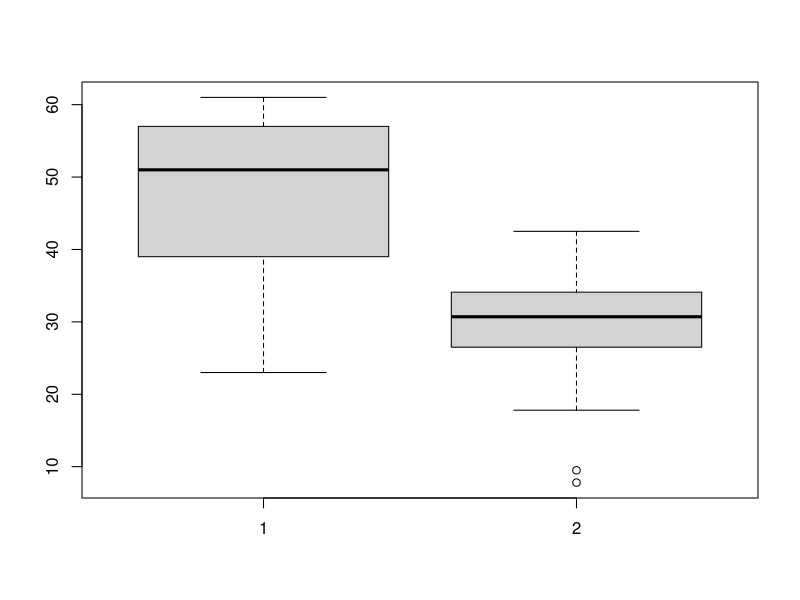
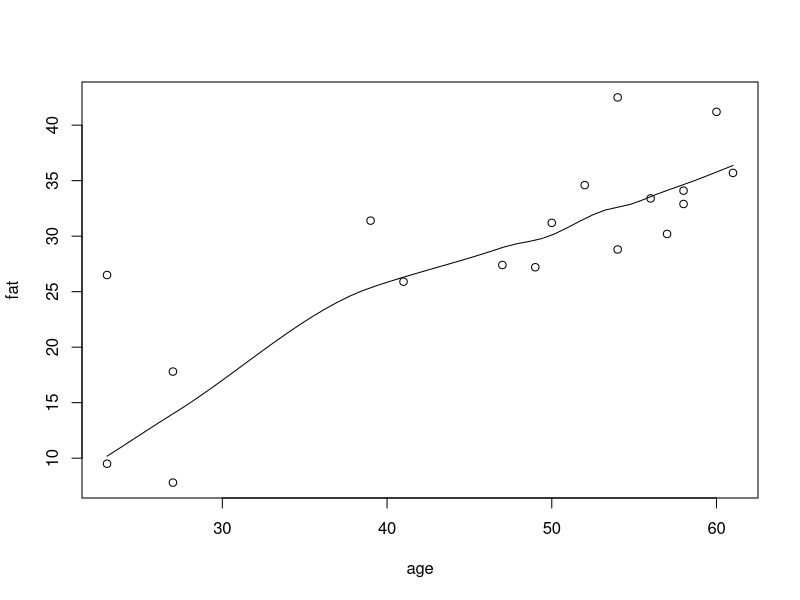
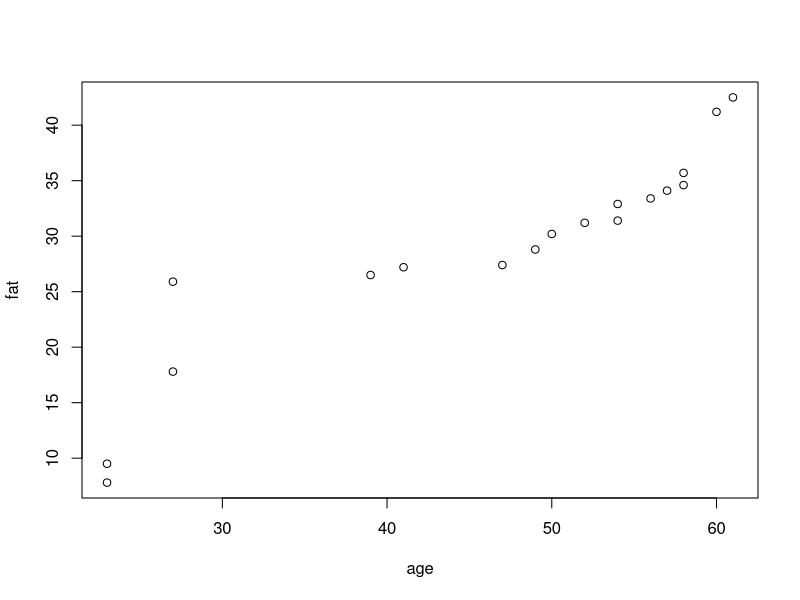

The R script that drew these images, in order:
age=c(23,23,27,27,39,41,47,49,50,52,54,54,56,57,58,58,60,61)
fat=c(9.5,26.5,7.8,17.8,31.4,25.9,27.4,27.2,31.2,34.6,42.5,28.8,33.4,30.2,34.1,32.9,41.2,35.7)

#mean
mean(age)
mean(fat)

#median
median(age)
median(fat)

#sd
sd(age)
sd(fat)

#boxplot
boxplot(age,fat)

#scatterplot
scatter.smooth(age,fat)

#qqplot
qqplot(age,fat)